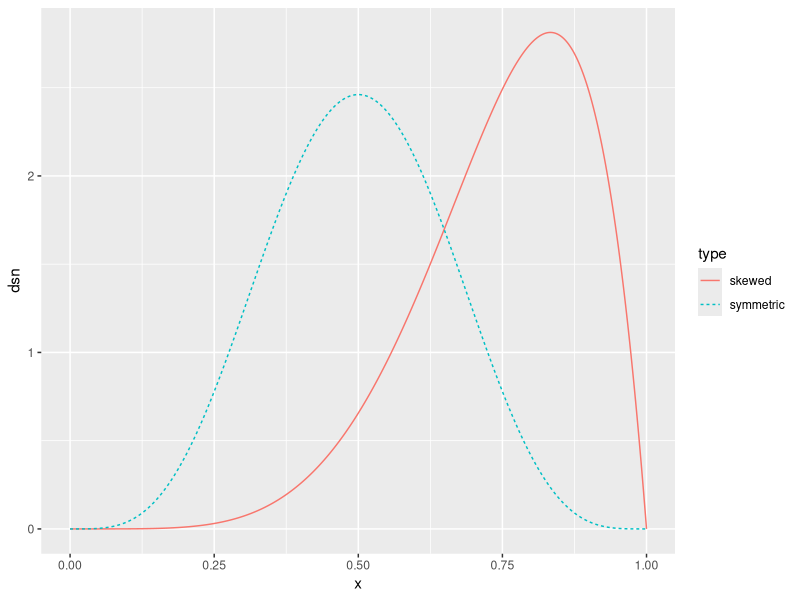
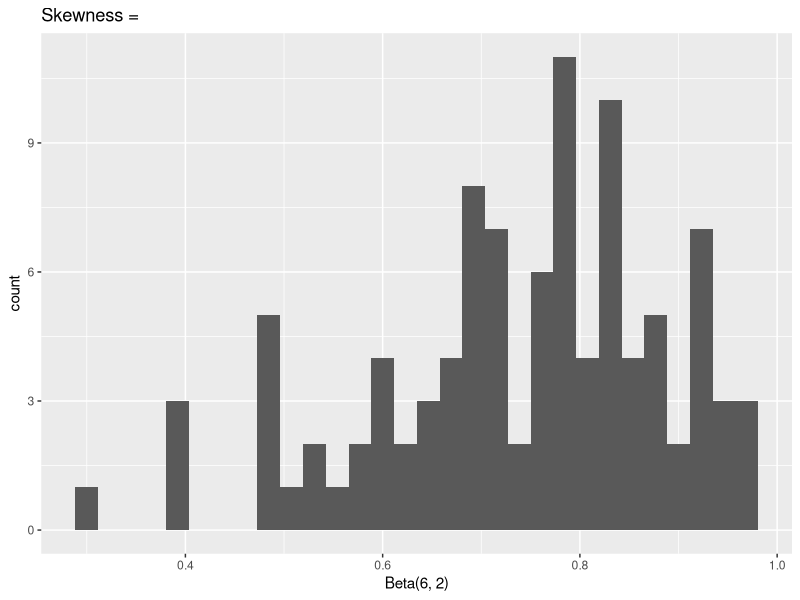
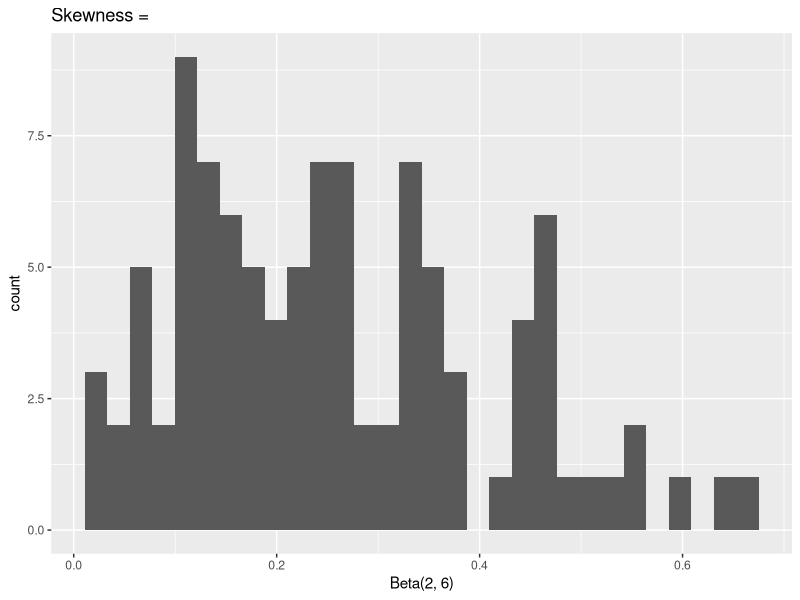
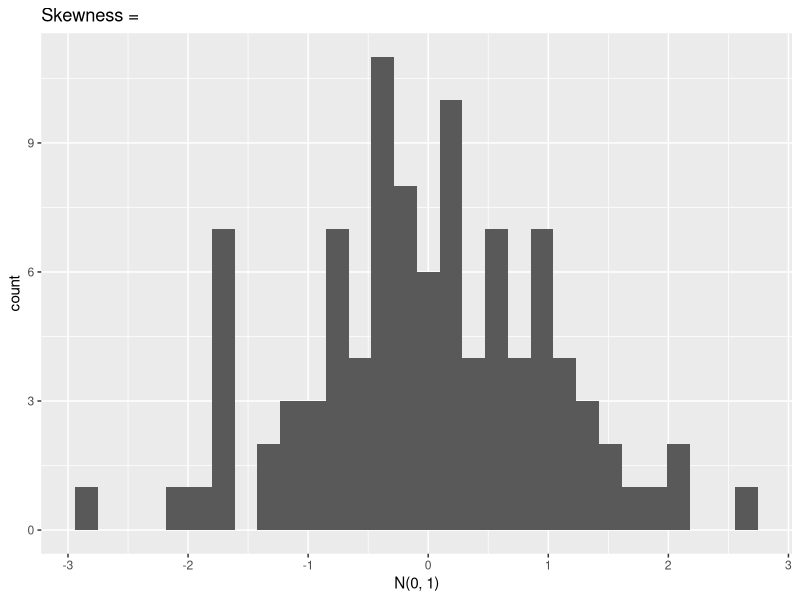
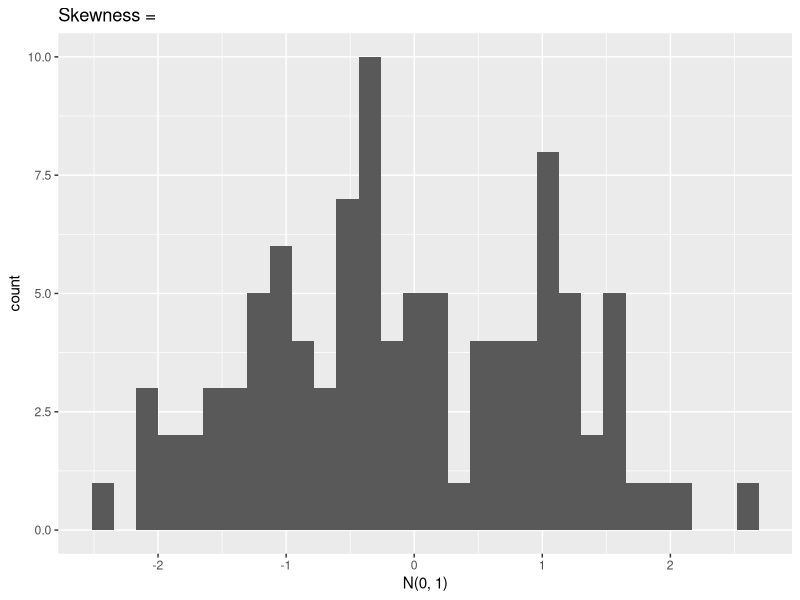

These figures' R source, in order:
## ---------------------------
library(tidyverse)

# compare a symmetric and skewed distribution
data.frame(x = seq(0, 1, length.out = 1000)) %>%
  mutate(skewed = dbeta(x, 6, 2),
         symmetric = dbeta(x, 5, 5)) %>%
  gather(type, dsn, -x) %>%
  ggplot() +
  geom_line(aes(x, dsn, colour = type, lty = type))

## write a skewness function based on a sample x
skew <- function(x) {
  
}

## check skewness of some samples
n <- 100
a1 <- rbeta(n, 6, 2)
a2 <- rbeta(n, 2, 6)

## two symmetric samples
b1 <- rnorm(100)
b2 <- rnorm(100)

## fill in the skewness values
ggplot() + geom_histogram(aes(a1)) + xlab("Beta(6, 2)") + ggtitle(paste("Skewness = "))
ggplot() + geom_histogram(aes(a2)) + xlab("Beta(2, 6)") + ggtitle(paste("Skewness = "))
ggplot() + geom_histogram(aes(b1)) + xlab("N(0, 1)") + ggtitle(paste("Skewness = "))
ggplot() + geom_histogram(aes(b2)) + xlab("N(0, 1)") + ggtitle(paste("Skewness = "))


## ------------------------------------------------------------------------
## Assess the P(Type I Error) for alpha = .05, n = 10, 20, 30, 50, 100, 500




## Assess the Type I error rate of a skewness test using the finite sample correction variance.

